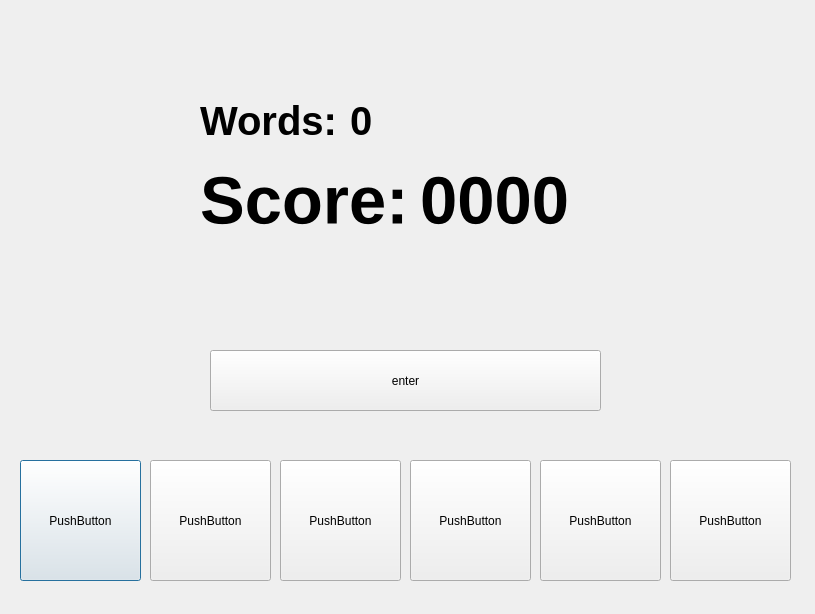
<?xml version="1.0" encoding="UTF-8"?>
<ui version="4.0">
 <class>Dialog</class>
 <widget class="QDialog" name="Dialog">
  <property name="geometry">
   <rect>
    <x>0</x>
    <y>0</y>
    <width>815</width>
    <height>614</height>
   </rect>
  </property>
  <property name="windowTitle">
   <string>Dialog</string>
  </property>
  <widget class="QPushButton" name="letter1">
   <property name="geometry">
    <rect>
     <x>20</x>
     <y>460</y>
     <width>121</width>
     <height>121</height>
    </rect>
   </property>
   <property name="text">
    <string>PushButton</string>
   </property>
  </widget>
  <widget class="QPushButton" name="letter2">
   <property name="geometry">
    <rect>
     <x>150</x>
     <y>460</y>
     <width>121</width>
     <height>121</height>
    </rect>
   </property>
   <property name="text">
    <string>PushButton</string>
   </property>
  </widget>
  <widget class="QPushButton" name="letter3">
   <property name="geometry">
    <rect>
     <x>280</x>
     <y>460</y>
     <width>121</width>
     <height>121</height>
    </rect>
   </property>
   <property name="text">
    <string>PushButton</string>
   </property>
  </widget>
  <widget class="QPushButton" name="letter4">
   <property name="geometry">
    <rect>
     <x>410</x>
     <y>460</y>
     <width>121</width>
     <height>121</height>
    </rect>
   </property>
   <property name="text">
    <string>PushButton</string>
   </property>
  </widget>
  <widget class="QPushButton" name="letter5">
   <property name="geometry">
    <rect>
     <x>540</x>
     <y>460</y>
     <width>121</width>
     <height>121</height>
    </rect>
   </property>
   <property name="text">
    <string>PushButton</string>
   </property>
  </widget>
  <widget class="QPushButton" name="letter6">
   <property name="geometry">
    <rect>
     <x>670</x>
     <y>460</y>
     <width>121</width>
     <height>121</height>
    </rect>
   </property>
   <property name="text">
    <string>PushButton</string>
   </property>
  </widget>
  <widget class="QLabel" name="scoreLabel">
   <property name="geometry">
    <rect>
     <x>200</x>
     <y>130</y>
     <width>221</width>
     <height>141</height>
    </rect>
   </property>
   <property name="font">
    <font>
     <pointsize>50</pointsize>
     <weight>75</weight>
     <bold>true</bold>
    </font>
   </property>
   <property name="text">
    <string>Score:</string>
   </property>
  </widget>
  <widget class="QPushButton" name="enterButton">
   <property name="geometry">
    <rect>
     <x>210</x>
     <y>350</y>
     <width>391</width>
     <height>61</height>
    </rect>
   </property>
   <property name="text">
    <string>enter</string>
   </property>
  </widget>
  <widget class="QLabel" name="wordCountLabel">
   <property name="geometry">
    <rect>
     <x>200</x>
     <y>50</y>
     <width>321</width>
     <height>141</height>
    </rect>
   </property>
   <property name="font">
    <font>
     <pointsize>30</pointsize>
     <weight>75</weight>
     <bold>true</bold>
    </font>
   </property>
   <property name="text">
    <string>Words:</string>
   </property>
  </widget>
  <widget class="QLabel" name="wordCount">
   <property name="geometry">
    <rect>
     <x>350</x>
     <y>50</y>
     <width>221</width>
     <height>141</height>
    </rect>
   </property>
   <property name="font">
    <font>
     <pointsize>30</pointsize>
     <weight>75</weight>
     <bold>true</bold>
    </font>
   </property>
   <property name="text">
    <string>0</string>
   </property>
  </widget>
  <widget class="QLabel" name="scoreCount">
   <property name="geometry">
    <rect>
     <x>420</x>
     <y>130</y>
     <width>221</width>
     <height>141</height>
    </rect>
   </property>
   <property name="font">
    <font>
     <pointsize>50</pointsize>
     <weight>75</weight>
     <bold>true</bold>
    </font>
   </property>
   <property name="text">
    <string>0000</string>
   </property>
  </widget>
 </widget>
 <resources/>
 <connections/>
</ui>
